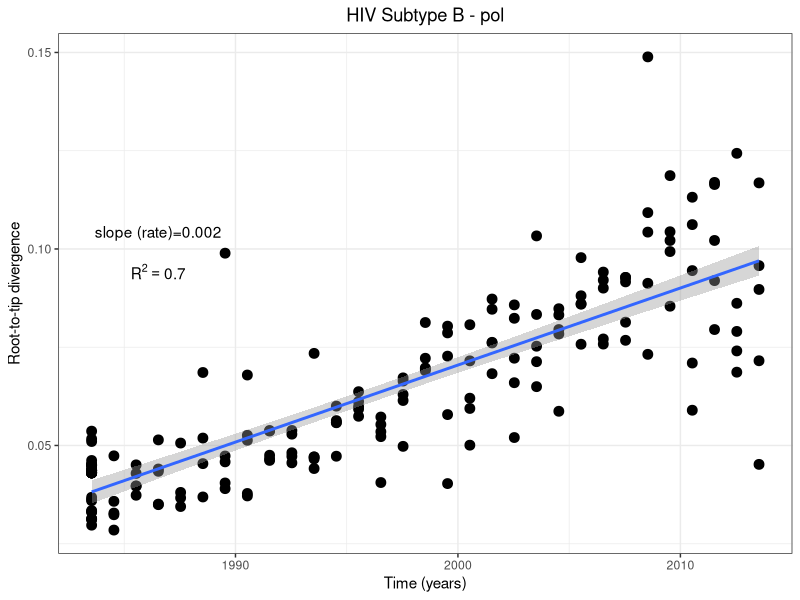

Reproduce this figure in R.
rdv <- list()
rdv$table <- read.table("../hiv_pol/hiv_pol_USA_rdv.txt", header = TRUE)
rdv$lm <- lm(distance ~ date, data = rdv$table)
plotBestRooting <- function(result, Maintitle = ""){
  require(ggplot2)
  p <- qplot(date, distance, data = result$table) 
  p +
    geom_point(size = 3) +
    stat_smooth(method = "lm", se = TRUE) +
    scale_x_continuous("Time (years)") + 
    scale_y_continuous("Root-to-tip divergence") +
    theme_bw() +
    annotate("text", x = min(result$table$date) + .1* (max(result$table$date)-min(result$table$date)),
             y = quantile(result$table$distance, probs = .90),
             label = paste("R^2  == ", round(summary(result$lm)$r.squared, 3)), parse = TRUE) +
    annotate("text", x = min(result$table$date) + .1* (max(result$table$date)-min(result$table$date)),
             y = quantile(result$table$distance, probs = .95),
             label = paste("slope (rate)=", round(coef(result$lm)[2], 4), sep = ""), parse = FALSE) +
    ggtitle(paste(Maintitle)) +
    theme(plot.title = element_text(hjust = 0.5))
}
svg(filename = "../hiv_pol/RDV_hiv_pol_USA.svg")
plotBestRooting(rdv, Maintitle = "HIV Subtype B - pol")
dev.off()